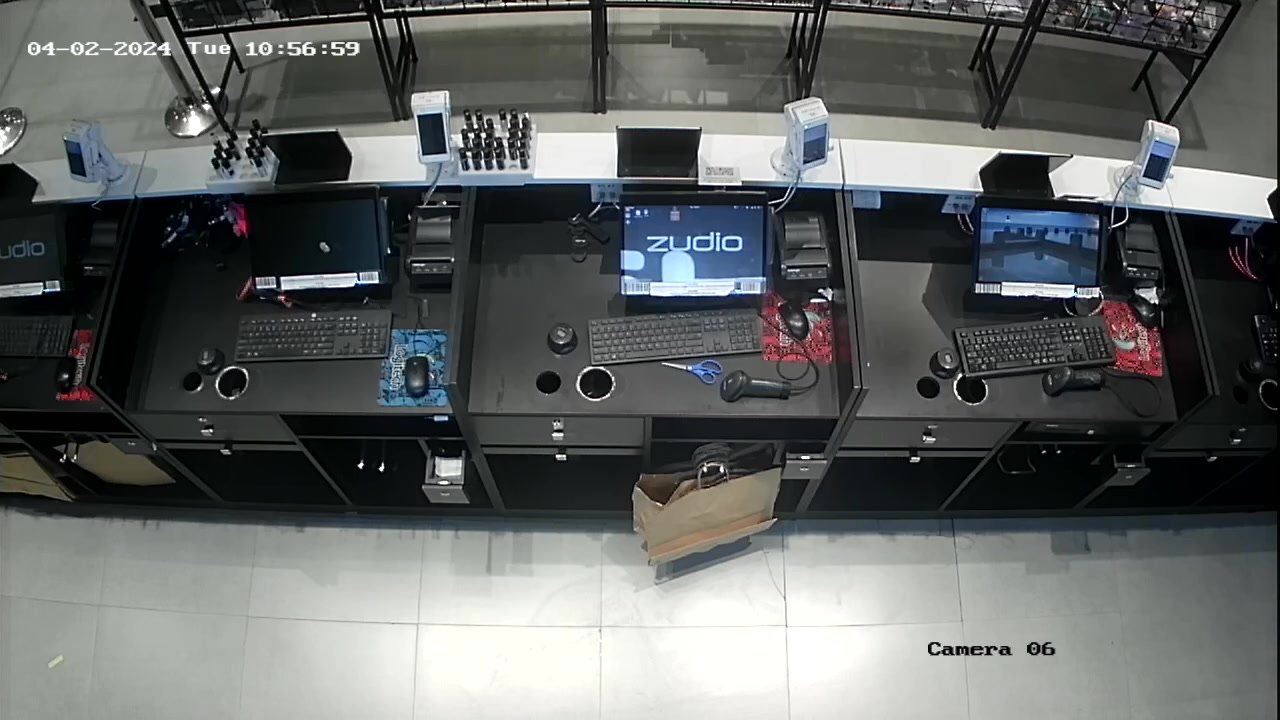
#> input picture Z139/images/Z139_channel_no_6.jpg, 1280 x 720 px
$ python show_poly.py
#> lines starting #> are read from the running program, lines starting #| are printed output that depends on the picture; after the words box and inside, x2 and y2 are one past the last pixel; in counts of white or black regions, pixels touching at a corner belong together
import numpy as np
import cv2

# Create a black image
image = cv2.imread('Z139_channel_no_6.jpg')
#> image is the input picture: shape (720, 1280, 3); mean B, G, R 99.2, 99.9, 96.8

# Define points for multiple polygons
polygons = [
    np.array([[0, 720], [1280, 720], [1280, 190],[0,180]], np.int32),  # Polygon 1
    np.array([[0, 180], [1280, 190], [1280, 0],[0,0]], np.int32),  # Polygon 2
    # np.array([[1112, 350], [1021, 231], [786, 140], [777,241]], np.int32)  # Polygon 3
]

# Reshape the points array into a 3D array with one entry for each polygon
polygons = [polygon.reshape((-1, 1, 2)) for polygon in polygons]

# Draw each polygon on the image
for polygon in polygons:
    cv2.polylines(image, [polygon], isClosed=True, color=(0, 255, 0), thickness=2)
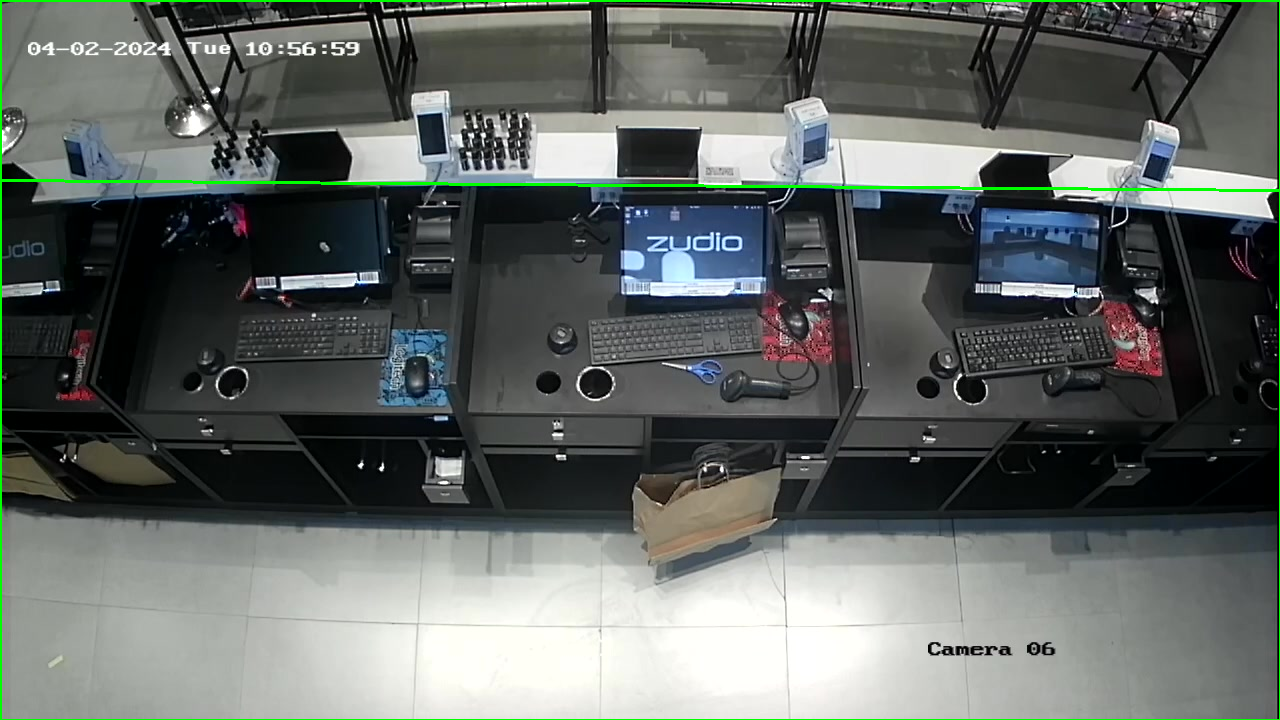
#> image: shape (720, 1280, 3); 1.06% of pixels changed, all inside (x1, y1, x2, y2) = (0, 0, 1280, 720)

# Display the image
cv2.imshow('Polygons', image)
cv2.waitKey(0)
cv2.destroyAllWindows()

$ run again, with Z139/images/Z139_channel_no_1.jpg copied over Z139/images/Z139_channel_no_6.jpg
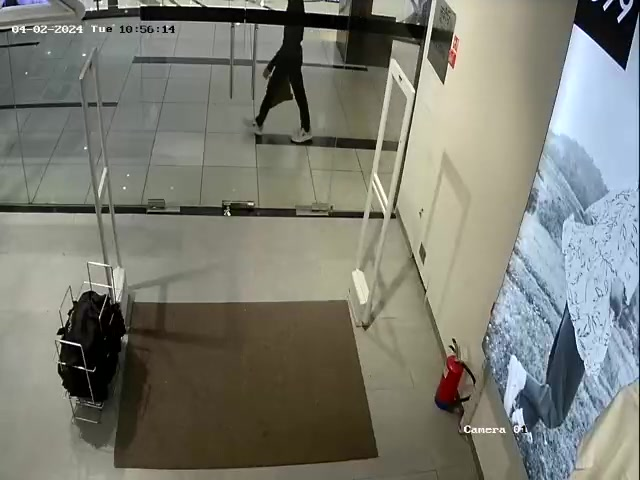
#> input picture Z139/images/Z139_channel_no_1.jpg, 640 x 480 px
#> image is the input picture: shape (480, 640, 3); mean B, G, R 115, 124.7, 123.1
#> after the loop `for polygon in polygons:`:
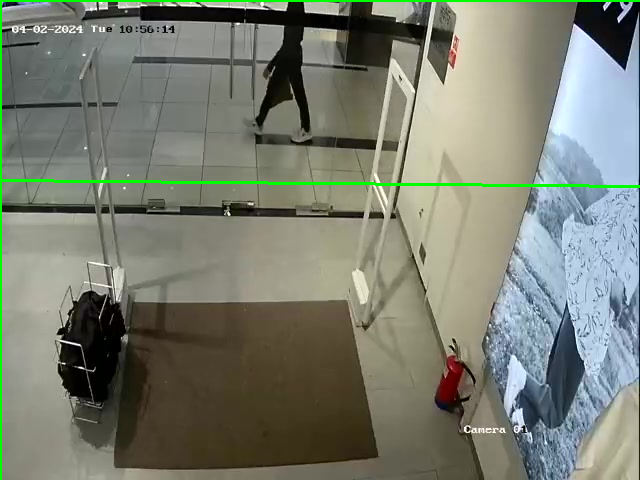
#> image: shape (480, 640, 3); 1.35% of pixels changed, all inside (x1, y1, x2, y2) = (0, 0, 640, 480)

$ run again, with Z139/images/Z139_channel_no_2.jpg copied over Z139/images/Z139_channel_no_6.jpg
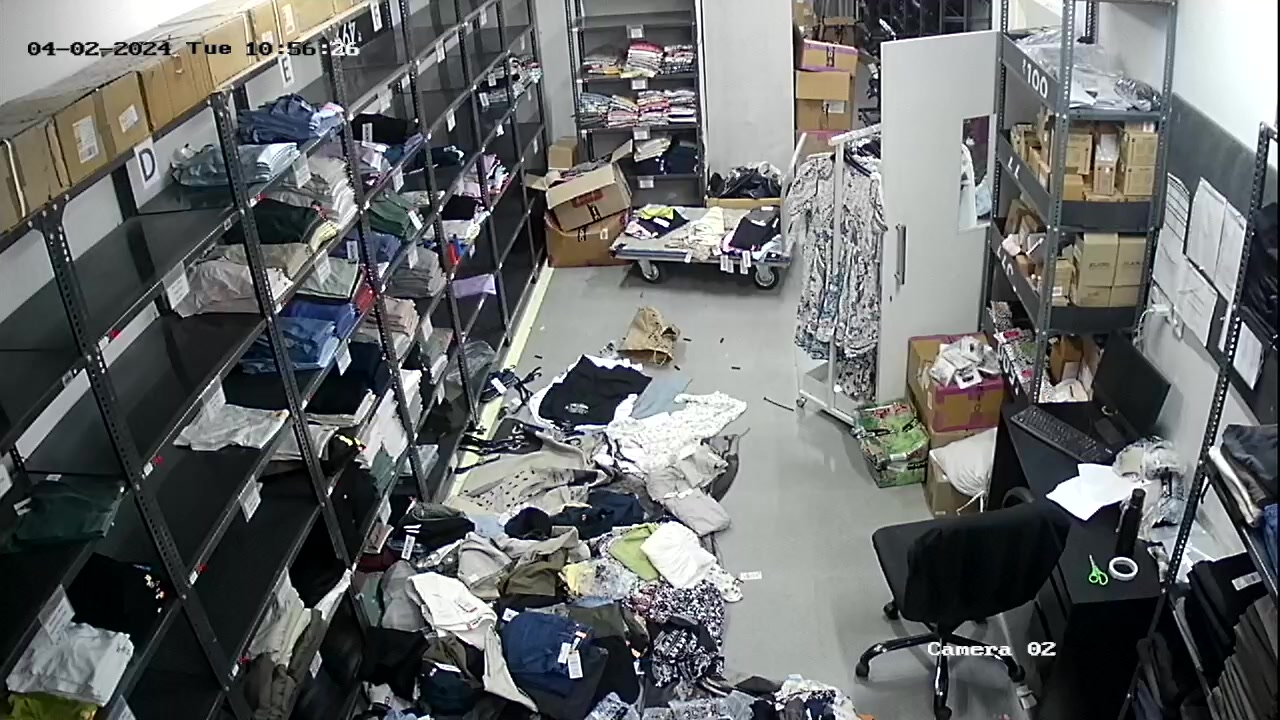
#> input picture Z139/images/Z139_channel_no_2.jpg, 1280 x 720 px
#> image is the input picture: shape (720, 1280, 3); mean B, G, R 106.1, 106.3, 103.8
#> after the loop `for polygon in polygons:`:
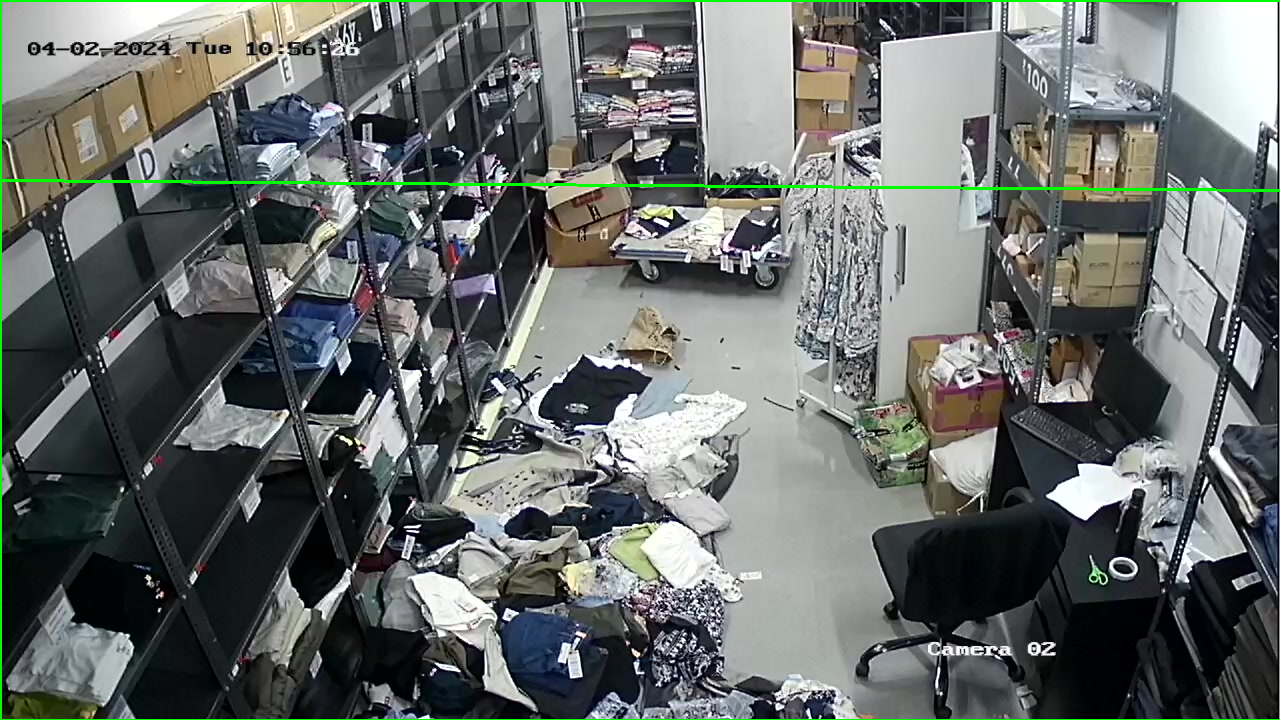
#> image: shape (720, 1280, 3); 1.06% of pixels changed, all inside (x1, y1, x2, y2) = (0, 0, 1280, 720)

$ run again, with Z139/images/Z139_channel_no_3.jpg copied over Z139/images/Z139_channel_no_6.jpg
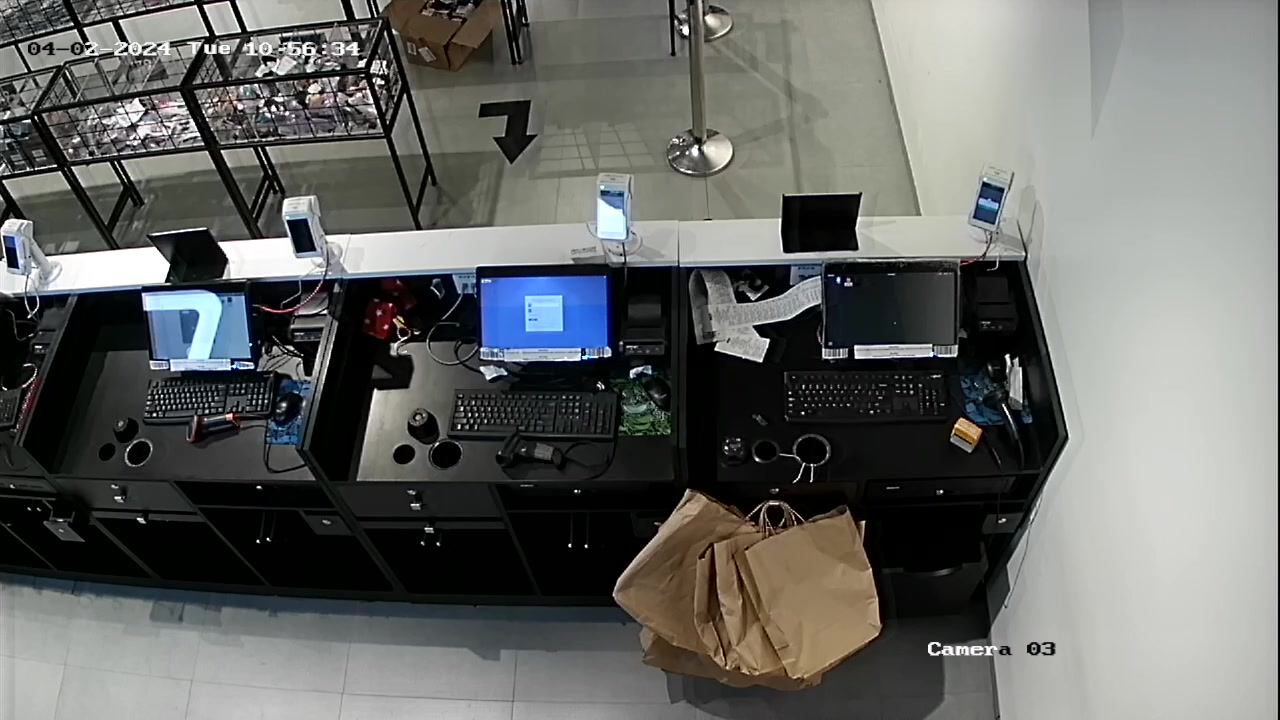
#> input picture Z139/images/Z139_channel_no_3.jpg, 1280 x 720 px
#> image is the input picture: shape (720, 1280, 3); mean B, G, R 100.9, 103.6, 101.9
#> after the loop `for polygon in polygons:`:
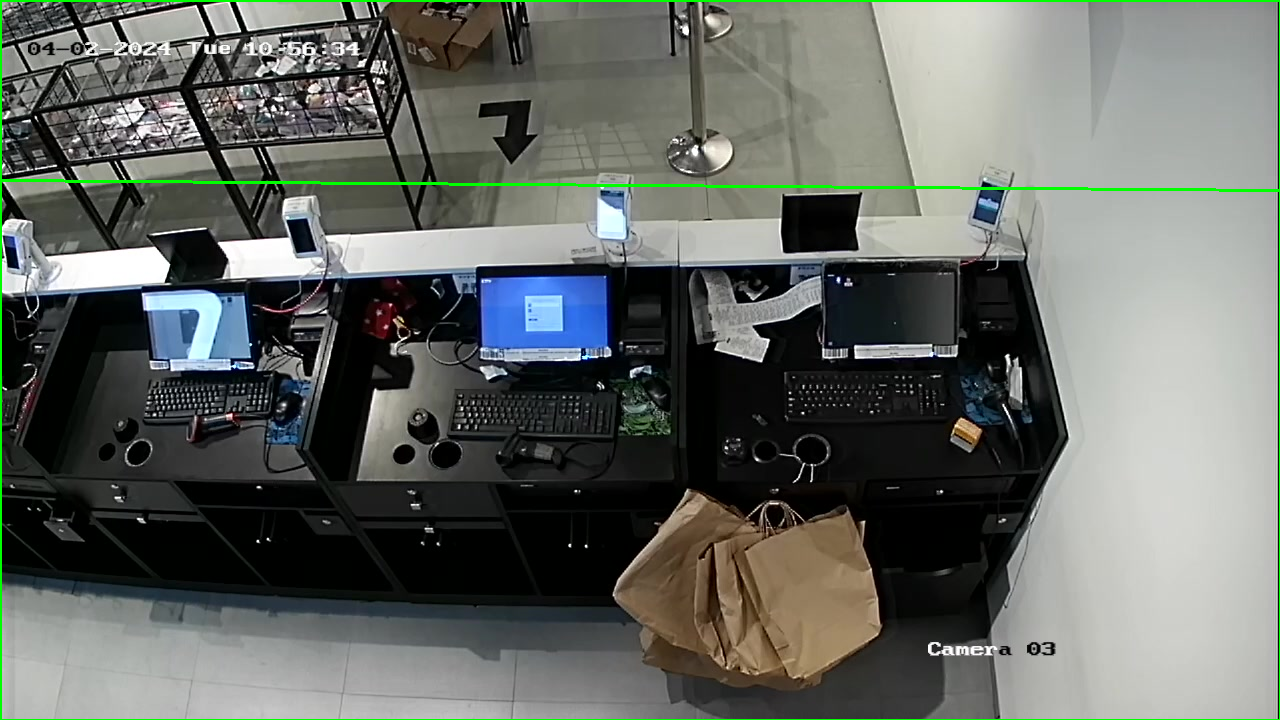
#> image: shape (720, 1280, 3); 1.06% of pixels changed, all inside (x1, y1, x2, y2) = (0, 0, 1280, 720)
